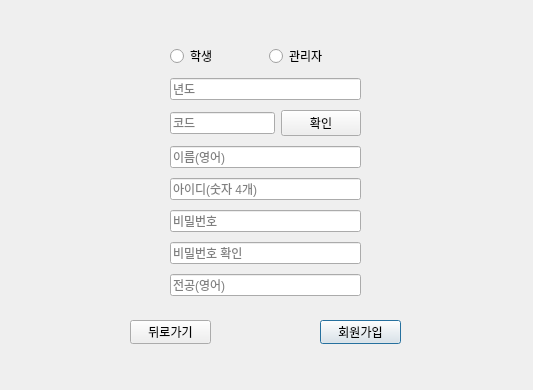
<?xml version="1.0" encoding="UTF-8"?>
<ui version="4.0">
 <class>Signup</class>
 <widget class="QDialog" name="Signup">
  <property name="geometry">
   <rect>
    <x>0</x>
    <y>0</y>
    <width>533</width>
    <height>390</height>
   </rect>
  </property>
  <property name="windowTitle">
   <string>Dialog</string>
  </property>
  <widget class="QPushButton" name="pushButton_SignUP">
   <property name="geometry">
    <rect>
     <x>320</x>
     <y>320</y>
     <width>81</width>
     <height>24</height>
    </rect>
   </property>
   <property name="text">
    <string>회원가입</string>
   </property>
  </widget>
  <widget class="QWidget" name="verticalLayoutWidget">
   <property name="geometry">
    <rect>
     <x>170</x>
     <y>40</y>
     <width>191</width>
     <height>261</height>
    </rect>
   </property>
   <layout class="QVBoxLayout" name="verticalLayout">
    <item>
     <layout class="QHBoxLayout" name="horizontalLayout_1">
      <item>
       <widget class="QRadioButton" name="radioButton_Student">
        <property name="text">
         <string>학생</string>
        </property>
       </widget>
      </item>
      <item>
       <widget class="QRadioButton" name="radioButton_Admin">
        <property name="text">
         <string>관리자</string>
        </property>
       </widget>
      </item>
     </layout>
    </item>
    <item>
     <layout class="QHBoxLayout" name="horizontalLayout_2">
      <item>
       <widget class="QLineEdit" name="lineEdit_Year">
        <property name="placeholderText">
         <string>년도</string>
        </property>
       </widget>
      </item>
     </layout>
    </item>
    <item>
     <layout class="QHBoxLayout" name="horizontalLayout_3">
      <item>
       <widget class="QLineEdit" name="lineEdit_Code">
        <property name="placeholderText">
         <string>코드</string>
        </property>
       </widget>
      </item>
      <item>
       <widget class="QPushButton" name="pushButton_Check">
        <property name="text">
         <string>확인</string>
        </property>
       </widget>
      </item>
     </layout>
    </item>
    <item>
     <layout class="QHBoxLayout" name="horizontalLayout_4">
      <item>
       <widget class="QLineEdit" name="lineEdit_Name">
        <property name="placeholderText">
         <string>이름(영어)</string>
        </property>
       </widget>
      </item>
     </layout>
    </item>
    <item>
     <layout class="QHBoxLayout" name="horizontalLayout_5">
      <item>
       <widget class="QLineEdit" name="lineEdit_ID">
        <property name="placeholderText">
         <string>아이디(숫자 4개)</string>
        </property>
       </widget>
      </item>
     </layout>
    </item>
    <item>
     <layout class="QHBoxLayout" name="horizontalLayout_6">
      <item>
       <widget class="QLineEdit" name="lineEdit_Password_1">
        <property name="echoMode">
         <enum>QLineEdit::Password</enum>
        </property>
        <property name="placeholderText">
         <string>비밀번호</string>
        </property>
       </widget>
      </item>
     </layout>
    </item>
    <item>
     <layout class="QHBoxLayout" name="horizontalLayout_7">
      <item>
       <widget class="QLineEdit" name="lineEdit_Password_2">
        <property name="echoMode">
         <enum>QLineEdit::Password</enum>
        </property>
        <property name="placeholderText">
         <string>비밀번호 확인</string>
        </property>
       </widget>
      </item>
     </layout>
    </item>
    <item>
     <layout class="QHBoxLayout" name="horizontalLayout_8">
      <item>
       <widget class="QLineEdit" name="lineEdit_Department">
        <property name="placeholderText">
         <string>전공(영어)</string>
        </property>
       </widget>
      </item>
     </layout>
    </item>
   </layout>
  </widget>
  <widget class="QPushButton" name="pushButton_Back">
   <property name="geometry">
    <rect>
     <x>130</x>
     <y>320</y>
     <width>81</width>
     <height>24</height>
    </rect>
   </property>
   <property name="text">
    <string>뒤로가기</string>
   </property>
  </widget>
 </widget>
 <resources/>
 <connections/>
</ui>
